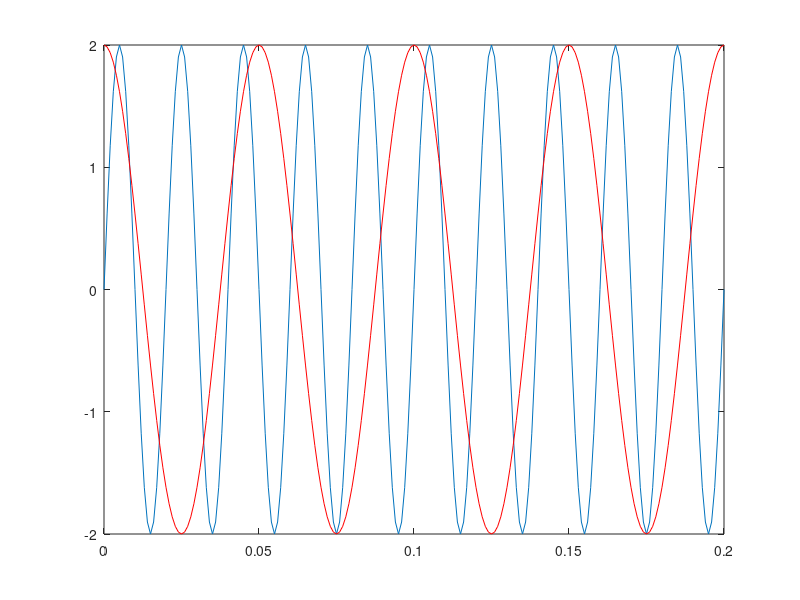

The MATLAB source for this figure:
fs = 50;  %frecventa lui sinus
fc = 20;  %frecventa lui cosinus
t = 0:0.001:0.2; 
a = 2*sin(2*pi*fs*t);
b = 2*cos(2*pi*fc*t); % amplitudinea e egala cu cea a semnalului sinusoidal
plot(t,a),grid;
hold on;   %suprapune cel de-al doilea grafic peste primul
plot(t,b,'r'),grid;
hold off;